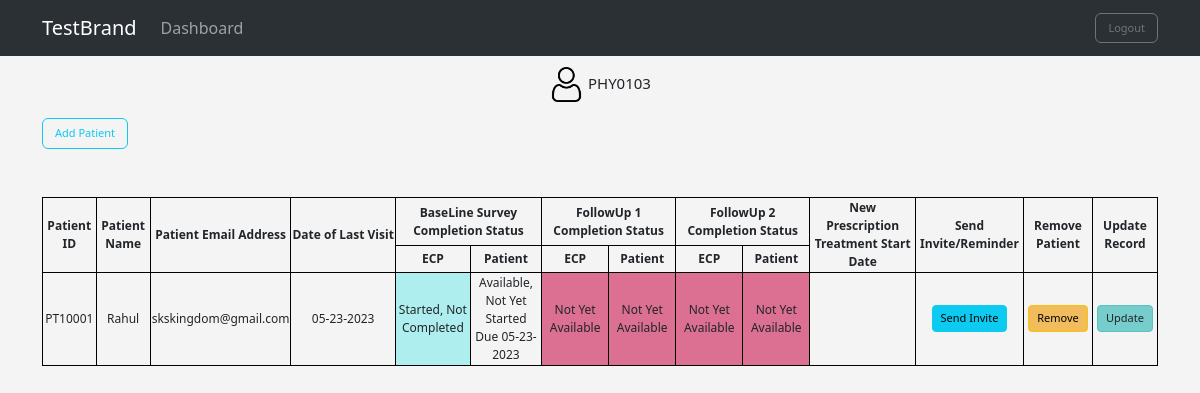
The app's page /patient/add (signed in) with its own data.
### app.py (models this page shows)
class Physician(db.Model, UserMixin):
    id = db.Column(db.String(10), primary_key=True)
    pwd = db.Column(db.String(20), nullable=False)
    new_prescription_treatment_start_date = db.Column(db.String(20))
    baseline_survey_due_date = db.Column(db.Date,default=datetime.utcnow)
    baseline_survey_start_date = db.Column(db.Date)
    baseline_survey_completion_status = db.Column(db.String(100), default="Available, Not Yet Started")
    baseline_survey_completion_date = db.Column(db.Date)
    baseline_survey_wave_number = db.Column(db.Integer)
    baseline_survey_patient_id = db.Column(db.String(10))
    followUp_one_survey_due_date = db.Column(db.Date)
    followUp_one_survey_start_date = db.Column(db.Date)
    followUp_one_completion_status = db.Column(db.String(100))
    followUp_one_completion_date = db.Column(db.Date)
    followUp_one_wave_number = db.Column(db.Integer)
    followUp_one_patient_id = db.Column(db.String(10))
    followUp_two_survey_due_date = db.Column(db.Date)
    followUp_two_survey_start_date = db.Column(db.Date)
    followUp_two_completion_status = db.Column(db.String(100))
    followUp_two_completion_date = db.Column(db.Date)
    followUp_two_wave_number = db.Column(db.Integer)
    followUp_two_patient_id = db.Column(db.String(10))

class Patient(db.Model):
    id = db.Column(db.String(200), primary_key=True)
    name = db.Column(db.String(200), nullable=False)
    email = db.Column(db.String(200), nullable=False, unique=True)
    date_added = db.Column(db.Date, nullable=False, default=datetime.utcnow)
    last_visit_date = db.Column(db.String(200))
    physician_id = db.Column(db.String, db.ForeignKey('physician.id', ondelete='CASCADE'), nullable=False)
    physician_id_ref_link = db.relationship('Physician', backref='patient')
    active_inactive = db.Column(db.Boolean, default=True)
    last_invite_date = db.Column(db.Date, default=datetime.utcnow)
    number_of_invites = db.Column(db.Integer, default=0)
    invitation_sent = db.Column(db.Boolean, default=False)
    baseline_survey_due_date = db.Column(db.Date)
    baseline_survey_start_date = db.Column(db.Date)
    baseline_survey_completion_status = db.Column(db.String(100))
    baseline_survey_completion_date = db.Column(db.Date)
    baseline_survey_wave_number = db.Column(db.Integer)
    followUp_one_survey_due_date = db.Column(db.Date)
    followUp_one_survey_start_date = db.Column(db.Date)
    followUp_one_completion_status = db.Column(db.String(100))
    followUp_one_completion_date = db.Column(db.Date)
    followUp_one_wave_number = db.Column(db.Integer)
    followUp_two_survey_due_date = db.Column(db.Date)
    followUp_two_survey_start_date = db.Column(db.Date)
    followUp_two_completion_status = db.Column(db.String(100))
    followUp_two_completion_date = db.Column(db.Date)
    followUp_two_wave_number = db.Column(db.Integer)

### app.py (the view, shortened to what this page needs)
@app.route('/patient/add', methods=['GET', 'POST'])
@login_required
def add_patient():
    form = PatientForm()
    my_patients = Patient.query.filter_by(physician_id=current_user.id).order_by(Patient.active_inactive.desc(), Patient.id)
    my_ECP = Physician.query.filter_by(id=current_user.id).first()
    return render_template("add_patient.html",
                        form=form,
                        my_ECP=my_ECP,
                        my_patients=my_patients,
                        current_user=current_user
                        )

### app.py (called while the page is built)
@login_manager.user_loader
def load_user(user_id):
    return Physician.query.get(user_id)

@app.template_filter('datetimeformat')
def datetimeformat(value):
    x = value.split("-")
    x = str(x[1]) + "-" + str(x[2]) + "-" + str(x[0])
    value = datetime.strptime(x, "%m-%d-%Y")
    return value.strftime('%m-%d-%Y')

@app.template_filter('dbdatetimeformat')
def dbdatetimeformat(value):
    x = value.strftime('%Y-%m-%d')
    x = x.split("-")
    x = str(x[1]) + "-" + str(x[2]) + "-" + str(x[0])
    value = datetime.strptime(x, "%m-%d-%Y")
    return value.strftime('%m-%d-%Y')

### templates/add_patient.html (shortened to what this page needs)
{% extends 'base.html' %}
{% block content %}
    {% if name %}
        <h1 >Hello {{name}}</h1>
    {% else %}
        <p style="text-align: center; margin-top: 1%;"><img style="width:35px;height:35px;" src="{{url_for('static', filename='images/user.png')}}"><span style="font-size:15px;">&nbsp;{{ current_user.id }}</span></p>
        <button class="btn btn-outline-info"  type="button" data-toggle="collapse" data-target="#patientform" aria-expanded="false" aria-controls="patientform">
            Add Patient
        </button>
        <br>
        <br>
        <br>
        <table  id="patientRecords">
            <tr>
                <th rowspan="2">Patient ID</th>
                <th rowspan="2">Patient Name</th>
                <th rowspan="2">Patient Email Address</th>
                <th rowspan="2" style="white-space: nowrap;">Date of Last Visit</th>
                <th colspan="2">BaseLine Survey Completion Status</th>
                <th colspan="2">FollowUp 1 Completion Status</th>
                <th colspan="2">FollowUp 2 Completion Status</th>
                <th rowspan="2" >New Prescription Treatment Start Date</th>
                <th rowspan="2">Send Invite/Reminder</th>
                <th rowspan="2">Remove Patient</th>
                <th rowspan="2">Update Record</th>
            </tr>
            <tr>
                <th>ECP</th>
                <th>Patient</th>
                <th>ECP</th>
                <th>Patient</th>
                <th>ECP</th>
                <th>Patient</th>
            </tr>
            {% for my_patient in my_patients %}
            <tr class="{{my_patient.active_inactive}}">
                <td>{{ my_patient.id }}</td>
                <td>{{ my_patient.name | title }}</td>
                <td>{{ my_patient.email | lower }}</td>
                <td>{{ my_patient.last_visit_date | datetimeformat  }}</td>
                {% if my_ECP.baseline_survey_completion_status %}
                    {% if my_ECP.baseline_survey_completion_status == "Available, Not Yet Started" %}
                        <td class="status">
                            {{ my_ECP.baseline_survey_completion_status }}<br>
                            {% if my_ECP.baseline_survey_due_date  %}
                                Due {{ my_ECP.baseline_survey_due_date | dbdatetimeformat }}
                            {% endif %}
                            <span class="activeWave"><a href="http://localhost:5000/interncollect?patid={{my_patient.id}}&phyid={{current_user.id}}&wave=0&stw=ecp" target="_blank">Link</a></span>
                        </td>
                    {% else %}
                        <td class="status">
                            {{ my_ECP.baseline_survey_completion_status}}<br>
                            </td>
                    {% endif %}
                {% else %}
                    <td class="status">Not Yet Available</td>
                {% endif %}
                {% if my_patient.baseline_survey_completion_status %}
                    {% if my_patient.baseline_survey_completion_status == "Available, Not Yet Started" %}
                        <td class="status">
                            {{ my_patient.baseline_survey_completion_status }}<br>
                            {% if my_patient.baseline_survey_due_date  %}
                                Due {{ my_patient.baseline_survey_due_date | dbdatetimeformat }}
                            {% endif %}
                        </td>
                    {% endif %}
                {% else %}
                    <td class="status">Not Yet Available</td>
                {% endif %}
                {% if my_ECP.followUp_one_completion_status %}
                    {% if my_ECP.followUp_one_completion_status == "Available, Not Yet Started" %}
                        <td class="status">
                            {{ my_ECP.followUp_one_completion_status }}<br>
                            Due {{ my_ECP.followUp_one_survey_due_date | dbdatetimeformat }}
                            <span class="activeWave"><a href="http://localhost:5000/interncollect?patid={{my_patient.id}}&phyid={{current_user.id}}&wave=1&stw=ecp" target="_blank">Link</a></span>
                        </td>
                    {% else %}
                        <td class="status">
                            {{ my_ECP.followUp_one_completion_status}}<br>
                            {{ my_ECP.followUp_one_completion_date | dbdatetimeformat }}
                        </td>
                    {% endif %}
                {% else %}
                    <td class="status">Not Yet Available</td>
                {% endif %}
                {% if my_patient.followUp_one_completion_status %}
                    {% if my_patient.followUp_one_completion_status == "Available, Not Yet Started" %}
                        <td class="status">
                            {{ my_patient.followUp_one_completion_status }}<br>
                            Due {{ my_patient.followUp_one_survey_due_date | dbdatetimeformat }}
                        </td>
                    {% else %}
                        <td class="status">
                            {{ my_patient.followUp_one_completion_status}}<br>
                            {{ my_patient.followUp_one_completion_date | dbdatetimeformat }}
                        </td>
                    {% endif %}
                {% else %}
                    <td class="status">Not Yet Available</td>
                {% endif %}
                {% if my_ECP.followUp_two_completion_status %}
                    <td class="status">{{ my_ECP.followUp_two_completion_status }}</td>
                {% else %}
                    <td class="status">Not Yet Available</td>
                {% endif %}
                {% if my_patient.followUp_two_completion_status %}
                    <td class="status">{{ my_patient.followUp_two_completion_status }}</td>
                {% else %}
                    <td class="status">Not Yet Available</td>
                {% endif %}
                <td>{{ my_patient.new_prescription_treatment_start_date }}</td>
                {% if my_patient.active_inactive %}
                    <td>
                        <a href="{{ url_for('send_email', id=my_patient.id) }}">
                            {% if my_patient.invitation_sent %}
                                <button class="btn btn-sm btn-info" id="{{ my_patient.id }}" title="Total Invites = {{my_patient.number_of_invites}} and Last Invite = {{my_patient.last_invite_date }}">Send Reminder</button>
                            {% else %}
                                <button class="btn btn-sm btn-info" id="{{ my_patient.id }}" >Send Invite</button>
                            {% endif %}
                        </a>
                    </td>
                    <td>
                        <a href="{{ url_for('delete_user', id=my_patient.id) }}">
                            <button class="btn btn-sm btn-warning" id={{ my_patient.id }} >Remove</button>
                        </a>
                    </td>
                    <td>
                        <a href="{{ url_for('update_user', id=my_patient.id) }}">
                            <button class="btn btn-sm btn-primary" id={{ my_patient.id }} >Update</button>
                        </a>
                    </td>
                {% endif %}
            </tr>
            {% endfor %}
        </table>
    {% endif %}
{% endblock %}

### templates/base.html (shortened to what this page needs)
<!doctype html>
<html lang="en">
  <head>
    <link href="https://cdn.jsdelivr.net/npm/bootstrap@5.3.0-alpha3/dist/css/bootstrap.min.css" rel="stylesheet">
    <link href="{{url_for('static', filename='css/styles.css')}}" rel="stylesheet">
  </head>
  <body>
    {% include 'navbar.html' %}
    <div class="container">
        {% block content %}{% endblock %}
    </div>
    </body>
</html>

### templates/navbar.html (shortened to what this page needs)
<nav class="navbar navbar-expand-lg bg-body-tertiary" data-bs-theme="dark">
    <div class="container">
      <a class="navbar-brand" href="{{url_for('add_patient')}}">TestBrand</a>
      <div class="collapse navbar-collapse" id="navbarSupportedContent">
        <ul class="navbar-nav me-auto mb-2 mb-lg-0">
          {% if current_user.is_authenticated %}
            <li class="nav-item">
              <a class="nav-link" href="{{url_for('add_patient')}}">Dashboard</a>
            </li>
          {% else %}
            <li class="nav-item">
              <a class="nav-link" href="{{url_for('login')}}">Login</a>
            </li>
          {% endif %}
        </ul>
        {% if current_user.is_authenticated %}
        <a class="nav-link" href="{{url_for('logout')}}" >
          <button class="btn btn-outline-secondary d-flex ">Logout</button>
        </a>
        {% endif %}
      </div>
    </div>
  </nav>

### static/css/styles.css (style rules this page uses)
body { background: #f4f4f4; overflow: visible; }
table, td, tr, th { border:1px solid black; border-collapse: collapse; word-wrap: normal; text-align: center; font-size:12px; }
.status { min-width: 60px; max-width: 120px; }
.notStarted { background-color:#f4f4f4; }
.notCompleted { background-color: paleturquoise; }
.otherstatus { background-color:palevioletred; }
.btn-primary { color: #212529; background-color: #7cc; border-color: #5bc2c2 }
.btn { font-size: 11px; }
.btn-warning { background-color: #f1bc5c; }

### records on screen
Physician: id "PHY0103", baseline_survey_completion_status "Started, Not Completed"
Patient: id "PT10001", name "Rahul", email "skskingdom@gmail.com", last_visit_date "05-23-2023", baseline_survey_completion_status "Available, Not Yet Started", baseline_survey_due_date|dbdatetimeformat "05-23-2023", shows "Not Yet Available"
